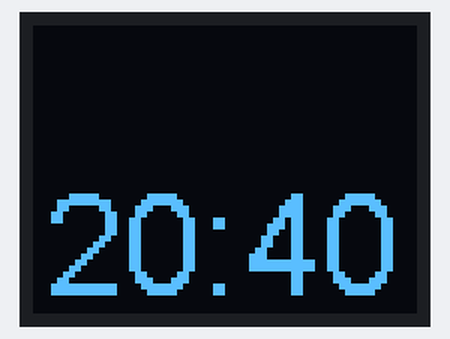
The program below on a simulated ESP8266 (Wemos D1 mini). On the bench: 64×48 one-colour display. What the program prints to the serial monitor is not drawn.

Above: at 2.1 s.
At 46.1 s:
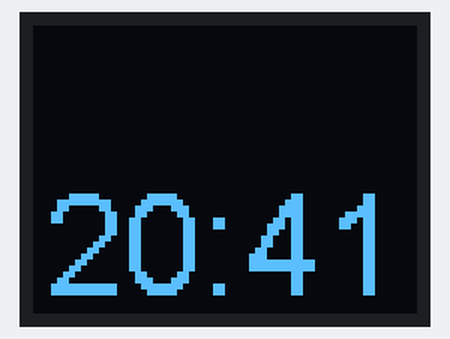
At 60.1 s:
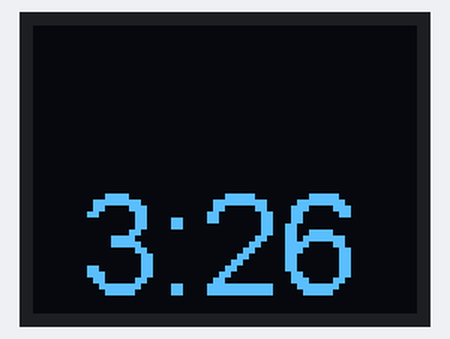
At 86.1 s:
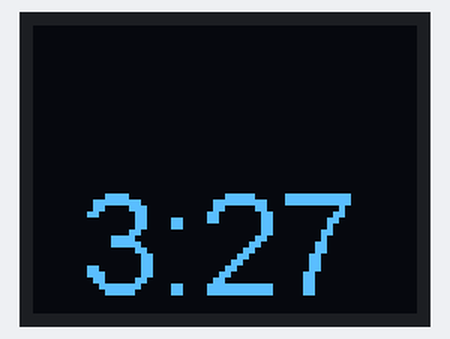

Measured:
- what the display in image 0 shows lasts 44.0 s, from 2.1 s to 46.1 s
- what the display in image 1 shows lasts 13.9 s, from 46.1 s to 60.0 s
- what the display in image 2 shows lasts 26.0 s, from 60.0 s to 86.0 s

The program:

main.cpp
```cpp
#include <Wire.h>
#include "SSD1306Wire.h"
#include <WiFiManager.h>
#include <WiFiUdp.h>

WiFiUDP UDP;                     // Create an instance of the WiFiUDP class to send and receive

IPAddress timeServerIP;          // c.ntp.brNTP server address
const char* NTPServerName = "b.ntp.br";

const int NTP_PACKET_SIZE = 48;  // NTP time stamp is in the first 48 bytes of the message

char NTPBuffer[NTP_PACKET_SIZE]; // buffer to hold incoming and outgoing packets

SSD1306Wire display(0x3c, SDA, SCL, GEOMETRY_64_48);
WiFiManager wifi;

char ssid[] = "Murilo";
char pass[] = "94658243";
int screenWidth = 64 - 1;
int screenHeight = 48 - 1;
int centerX = screenWidth / 2;
int centerY = screenHeight / 2;

unsigned long intervalNTP = 60000; // Request NTP time every minute
unsigned long prevNTP = 0;
unsigned long lastNTPResponse = millis();
uint32_t timeUNIX = 0;

unsigned long prevActualTime = 0;

unsigned long lastDisplayTime = 0;

void setupDisplay();
void printDisplay(String string);
void startWiFi();
void startUDP();
uint32_t getTime();
void sendNTPpacket(IPAddress& address);
inline int getSeconds(uint32_t UNIXTime);
inline int getMinutes(uint32_t UNIXTime);
inline int getHours(uint32_t UNIXTime);

void setup() {
  Serial.begin(9600);
  setupDisplay();
  startWiFi();
  startUDP();

  if(!WiFi.hostByName(NTPServerName, timeServerIP)) { // Get the IP address of the NTP server
    Serial.println("DNS lookup failed. Rebooting.");
    Serial.flush();
    ESP.reset();
  }
  Serial.print("Time server IP:\t");
  Serial.println(timeServerIP);

  Serial.println("\r\nSending NTP request ...");
  sendNTPpacket(timeServerIP);

  display.setFont(ArialMT_Plain_24);
}

void loop() {
  unsigned long currentMillis = millis();

  if (currentMillis - prevNTP > intervalNTP) { // If a minute has passed since last NTP request
    prevNTP = currentMillis;
    Serial.println("\r\nSending NTP request ...");
    sendNTPpacket(timeServerIP);               // Send an NTP request
  }

  uint32_t time = getTime();                   // Check if an NTP response has arrived and get the (UNIX) time
  if (time) {                                  // If a new timestamp has been received
    timeUNIX = time - 10800;
    Serial.print("NTP response:\t");
    Serial.println(timeUNIX);
    lastNTPResponse = currentMillis;
  } else if ((currentMillis - lastNTPResponse) > 3600000) {
    Serial.println("More than 1 hour since last NTP response. Rebooting.");
    Serial.flush();
    ESP.reset();
  }

  uint32_t actualTime = timeUNIX + (currentMillis - lastNTPResponse)/1000;
  if (actualTime != prevActualTime && timeUNIX != 0) { // If a second has passed since last print
    prevActualTime = actualTime;
    String timeString;
    timeString = timeString + getHours(actualTime);
    timeString = timeString + ":" + getMinutes(actualTime);

    if (millis() - lastDisplayTime > 2000)
      printDisplay(timeString);

    timeString = timeString + ":" + getSeconds(actualTime);
    Serial.printf("\rUTC time:\t%s   ", timeString.c_str());
  }
}

void setupDisplay() {
  display.init();
  display.setBrightness(128);
  display.setTextAlignment(TEXT_ALIGN_CENTER);
}

void startWiFi() {
  printDisplay("Conectando wifi...");
  wifi.connectStation(ssid, pass);
  printDisplay("Conectado à rede " + String(ssid) + "!");
  lastDisplayTime = millis();
}

void startUDP() {
  Serial.println("Starting UDP");
  UDP.begin(123);                          // Start listening for UDP messages on port 123
  Serial.print("Local port:\t");
  Serial.println(UDP.localPort());
  Serial.println();
}

void printDisplay(String string) {
  display.clear();
  display.drawStringMaxWidth(centerX, centerY, screenWidth, string);
  display.display();
}

uint32_t getTime() {
  if (UDP.parsePacket() == 0) { // If there's no response (yet)
    return 0;
  }
  UDP.read(NTPBuffer, NTP_PACKET_SIZE); // read the packet into the buffer
  // Combine the 4 timestamp bytes into one 32-bit number
  uint32_t NTPTime = (NTPBuffer[40] << 24) | (NTPBuffer[41] << 16) | (NTPBuffer[42] << 8) | NTPBuffer[43];
  // Convert NTP time to a UNIX timestamp:
  // Unix time starts on Jan 1 1970. That's 2208988800 seconds in NTP time:
  const uint32_t seventyYears = 2208988800UL;
  // subtract seventy years:
  uint32_t UNIXTime = NTPTime - seventyYears;
  return UNIXTime;
}

void sendNTPpacket(IPAddress& address) {
  memset(NTPBuffer, 0, NTP_PACKET_SIZE);  // set all bytes in the buffer to 0
  // Initialize values needed to form NTP request
  NTPBuffer[0] = 0b11100011;   // LI, Version, Mode
  // send a packet requesting a timestamp:
  UDP.beginPacket(address, 123); // NTP requests are to port 123
  UDP.write(NTPBuffer, NTP_PACKET_SIZE);
  UDP.endPacket();
}

inline int getSeconds(uint32_t UNIXTime) {
  return UNIXTime % 60;
}

inline int getMinutes(uint32_t UNIXTime) {
  return UNIXTime / 60 % 60;
}

inline int getHours(uint32_t UNIXTime) {
  return (UNIXTime / 3600 % 24);
}
```
